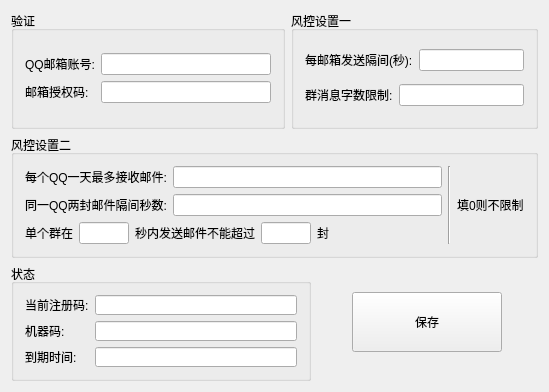
<?xml version="1.0" encoding="UTF-8"?>
<ui version="4.0">
 <class>WSystem</class>
 <widget class="QWidget" name="WSystem">
  <property name="geometry">
   <rect>
    <x>0</x>
    <y>0</y>
    <width>549</width>
    <height>392</height>
   </rect>
  </property>
  <property name="windowTitle">
   <string>系统设置</string>
  </property>
  <layout class="QVBoxLayout" name="verticalLayout_11">
   <item>
    <layout class="QVBoxLayout" name="verticalLayout_10">
     <item>
      <layout class="QHBoxLayout" name="horizontalLayout_7">
       <item>
        <widget class="QGroupBox" name="groupBox">
         <property name="title">
          <string>验证</string>
         </property>
         <layout class="QVBoxLayout" name="verticalLayout_12">
          <item>
           <layout class="QHBoxLayout" name="horizontalLayout_2">
            <item>
             <layout class="QVBoxLayout" name="verticalLayout_4">
              <item>
               <widget class="QLabel" name="label_5">
                <property name="minimumSize">
                 <size>
                  <width>0</width>
                  <height>20</height>
                 </size>
                </property>
                <property name="text">
                 <string>QQ邮箱账号:</string>
                </property>
               </widget>
              </item>
              <item>
               <widget class="QLabel" name="label_6">
                <property name="minimumSize">
                 <size>
                  <width>0</width>
                  <height>20</height>
                 </size>
                </property>
                <property name="text">
                 <string>邮箱授权码:</string>
                </property>
               </widget>
              </item>
             </layout>
            </item>
            <item>
             <layout class="QVBoxLayout" name="verticalLayout_3">
              <item>
               <widget class="QLineEdit" name="edit_verifyEmail">
                <property name="minimumSize">
                 <size>
                  <width>170</width>
                  <height>0</height>
                 </size>
                </property>
               </widget>
              </item>
              <item>
               <widget class="QLineEdit" name="edit_verifyPasswd"/>
              </item>
             </layout>
            </item>
           </layout>
          </item>
         </layout>
        </widget>
       </item>
       <item>
        <widget class="QGroupBox" name="groupBox_2">
         <property name="title">
          <string>风控设置一</string>
         </property>
         <layout class="QHBoxLayout" name="horizontalLayout_12">
          <item>
           <layout class="QVBoxLayout" name="verticalLayout_9">
            <item>
             <layout class="QHBoxLayout" name="horizontalLayout_3">
              <item>
               <widget class="QLabel" name="label_7">
                <property name="text">
                 <string>每邮箱发送隔间(秒):</string>
                </property>
               </widget>
              </item>
              <item>
               <widget class="QLineEdit" name="edit_smtpSleep"/>
              </item>
             </layout>
            </item>
            <item>
             <layout class="QHBoxLayout" name="horizontalLayout_6">
              <item>
               <widget class="QLabel" name="label_11">
                <property name="text">
                 <string>群消息字数限制:</string>
                </property>
               </widget>
              </item>
              <item>
               <widget class="QLineEdit" name="edit_keyWordMsgSize"/>
              </item>
             </layout>
            </item>
           </layout>
          </item>
         </layout>
        </widget>
       </item>
      </layout>
     </item>
     <item>
      <widget class="QGroupBox" name="groupBox_3">
       <property name="title">
        <string>风控设置二</string>
       </property>
       <layout class="QHBoxLayout" name="horizontalLayout_9">
        <item>
         <layout class="QVBoxLayout" name="verticalLayout_7">
          <item>
           <layout class="QHBoxLayout" name="horizontalLayout_4">
            <item>
             <layout class="QVBoxLayout" name="verticalLayout_5">
              <item>
               <widget class="QLabel" name="label_8">
                <property name="minimumSize">
                 <size>
                  <width>0</width>
                  <height>20</height>
                 </size>
                </property>
                <property name="text">
                 <string>每个QQ一天最多接收邮件:</string>
                </property>
               </widget>
              </item>
              <item>
               <widget class="QLabel" name="label_9">
                <property name="minimumSize">
                 <size>
                  <width>0</width>
                  <height>20</height>
                 </size>
                </property>
                <property name="text">
                 <string>同一QQ两封邮件隔间秒数:</string>
                </property>
               </widget>
              </item>
             </layout>
            </item>
            <item>
             <layout class="QVBoxLayout" name="verticalLayout_6">
              <item>
               <widget class="QLineEdit" name="edit_oneQQDayMax"/>
              </item>
              <item>
               <widget class="QLineEdit" name="edit_oneQQSleep"/>
              </item>
             </layout>
            </item>
           </layout>
          </item>
          <item>
           <layout class="QHBoxLayout" name="horizontalLayout_5">
            <item>
             <widget class="QLabel" name="label_2">
              <property name="text">
               <string>单个群在</string>
              </property>
             </widget>
            </item>
            <item>
             <widget class="QLineEdit" name="edit_oneGroupTime">
              <property name="minimumSize">
               <size>
                <width>50</width>
                <height>0</height>
               </size>
              </property>
              <property name="maximumSize">
               <size>
                <width>50</width>
                <height>16777215</height>
               </size>
              </property>
             </widget>
            </item>
            <item>
             <widget class="QLabel" name="label_3">
              <property name="text">
               <string>秒内发送邮件不能超过</string>
              </property>
             </widget>
            </item>
            <item>
             <widget class="QLineEdit" name="edit_oneGroupEmail">
              <property name="minimumSize">
               <size>
                <width>50</width>
                <height>0</height>
               </size>
              </property>
              <property name="maximumSize">
               <size>
                <width>50</width>
                <height>16777215</height>
               </size>
              </property>
             </widget>
            </item>
            <item>
             <widget class="QLabel" name="label_4">
              <property name="text">
               <string>封</string>
              </property>
             </widget>
            </item>
            <item>
             <spacer name="horizontalSpacer_2">
              <property name="orientation">
               <enum>Qt::Horizontal</enum>
              </property>
              <property name="sizeHint" stdset="0">
               <size>
                <width>40</width>
                <height>20</height>
               </size>
              </property>
             </spacer>
            </item>
           </layout>
          </item>
         </layout>
        </item>
        <item>
         <widget class="Line" name="line">
          <property name="orientation">
           <enum>Qt::Vertical</enum>
          </property>
         </widget>
        </item>
        <item>
         <widget class="QLabel" name="label_10">
          <property name="text">
           <string>填0则不限制</string>
          </property>
         </widget>
        </item>
       </layout>
      </widget>
     </item>
    </layout>
   </item>
   <item>
    <layout class="QHBoxLayout" name="horizontalLayout_8">
     <item>
      <widget class="QGroupBox" name="groupBox_4">
       <property name="minimumSize">
        <size>
         <width>300</width>
         <height>0</height>
        </size>
       </property>
       <property name="title">
        <string>状态</string>
       </property>
       <layout class="QHBoxLayout" name="horizontalLayout_10">
        <item>
         <layout class="QHBoxLayout" name="horizontalLayout">
          <item>
           <layout class="QVBoxLayout" name="verticalLayout">
            <item>
             <widget class="QLabel" name="label_">
              <property name="minimumSize">
               <size>
                <width>0</width>
                <height>20</height>
               </size>
              </property>
              <property name="text">
               <string>当前注册码:</string>
              </property>
             </widget>
            </item>
            <item>
             <widget class="QLabel" name="label">
              <property name="minimumSize">
               <size>
                <width>0</width>
                <height>20</height>
               </size>
              </property>
              <property name="text">
               <string>机器码:</string>
              </property>
             </widget>
            </item>
            <item>
             <widget class="QLabel" name="label_12">
              <property name="minimumSize">
               <size>
                <width>0</width>
                <height>20</height>
               </size>
              </property>
              <property name="text">
               <string>到期时间:</string>
              </property>
             </widget>
            </item>
           </layout>
          </item>
          <item>
           <layout class="QVBoxLayout" name="verticalLayout_2">
            <item>
             <widget class="QLineEdit" name="edit_key">
              <property name="enabled">
               <bool>true</bool>
              </property>
              <property name="minimumSize">
               <size>
                <width>0</width>
                <height>20</height>
               </size>
              </property>
             </widget>
            </item>
            <item>
             <widget class="QLineEdit" name="edit_ComputerId">
              <property name="enabled">
               <bool>true</bool>
              </property>
              <property name="minimumSize">
               <size>
                <width>0</width>
                <height>20</height>
               </size>
              </property>
             </widget>
            </item>
            <item>
             <widget class="QLineEdit" name="edit_exceedDateTime">
              <property name="enabled">
               <bool>true</bool>
              </property>
              <property name="minimumSize">
               <size>
                <width>0</width>
                <height>20</height>
               </size>
              </property>
             </widget>
            </item>
           </layout>
          </item>
         </layout>
        </item>
       </layout>
      </widget>
     </item>
     <item>
      <spacer name="horizontalSpacer_3">
       <property name="orientation">
        <enum>Qt::Horizontal</enum>
       </property>
       <property name="sizeHint" stdset="0">
        <size>
         <width>40</width>
         <height>20</height>
        </size>
       </property>
      </spacer>
     </item>
     <item>
      <widget class="QPushButton" name="button_save">
       <property name="minimumSize">
        <size>
         <width>150</width>
         <height>60</height>
        </size>
       </property>
       <property name="maximumSize">
        <size>
         <width>150</width>
         <height>60</height>
        </size>
       </property>
       <property name="text">
        <string>保存</string>
       </property>
      </widget>
     </item>
     <item>
      <spacer name="horizontalSpacer_4">
       <property name="orientation">
        <enum>Qt::Horizontal</enum>
       </property>
       <property name="sizeHint" stdset="0">
        <size>
         <width>40</width>
         <height>20</height>
        </size>
       </property>
      </spacer>
     </item>
    </layout>
   </item>
  </layout>
 </widget>
 <layoutdefault spacing="6" margin="11"/>
 <resources/>
 <connections/>
</ui>
